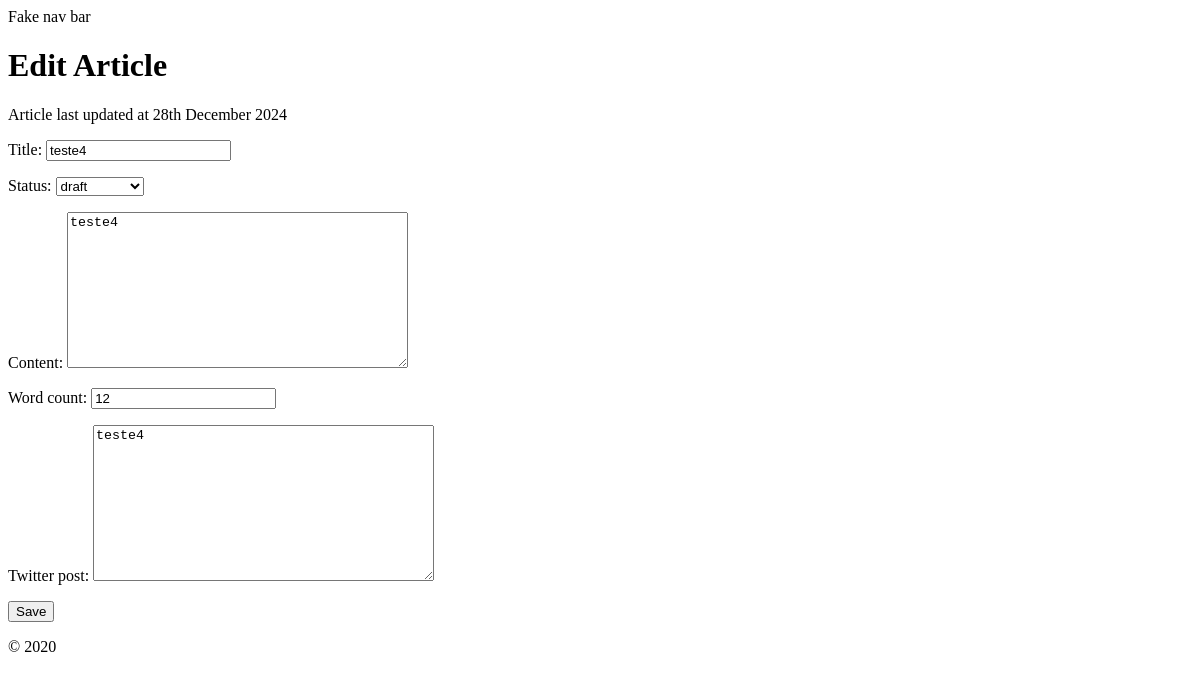
/articles/4/update/, run on an earlier commit of the app's database.
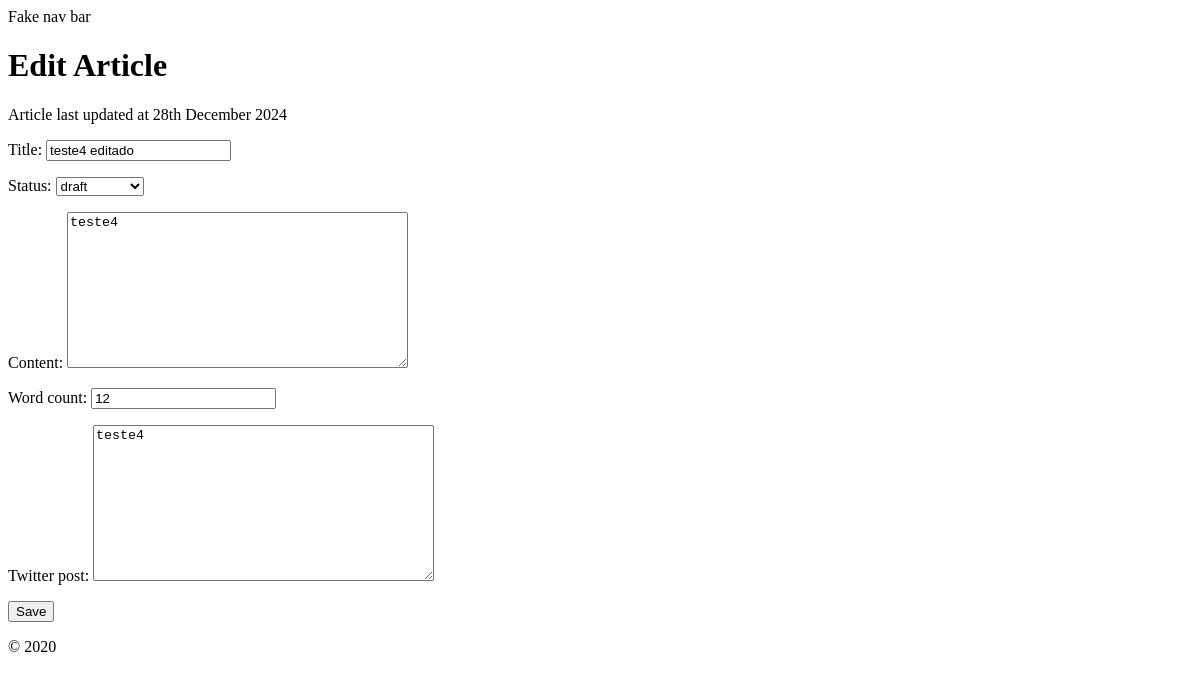
And on a later commit of the database.
### app/models.py (models this page shows)
class Article(models.Model):
    title = models.CharField(max_length=100)
    content = models.TextField(blank=True, default="")
    word_count = models.IntegerField()
    twitter_post = models.TextField(blank=True, default="")
    status = models.CharField(
        max_length=20,
        choices=ARTICLE_STATUS,
        default=ARTICLE_STATUS[0][0],
    )
    created_at = models.DateTimeField(auto_now_add=True)
    updated_at = models.DateTimeField(auto_now=True)

### app/views.py (the view)
# urls.py: path("<int:pk>/update/", ArticleUpdateView.as_view(), name="article_update"),
class ArticleUpdateView(UpdateView):
    template_name = "app/article_update.html"
    model = Article
    fields = ["title", "status", "content", "word_count", "twitter_post"]
    success_url = reverse_lazy("home")
    context_object_name = "article"

### templates/app/article_update.html (shortened to what this page needs)
{% extends 'app/base.html' %}
{% block content %}
  <h1>Edit Article</h1>
  <p>Article last updated at {{ article.updated_at|date:'jS F Y' }}</p>
  <form method="POST">
    {{ form.as_p }}
    <button type="submit">Save</button>
  </form>
{% endblock %}

What changed in the data, as far as the page shows it:
changed Article "draft": title "teste4" → "teste4 editado"
